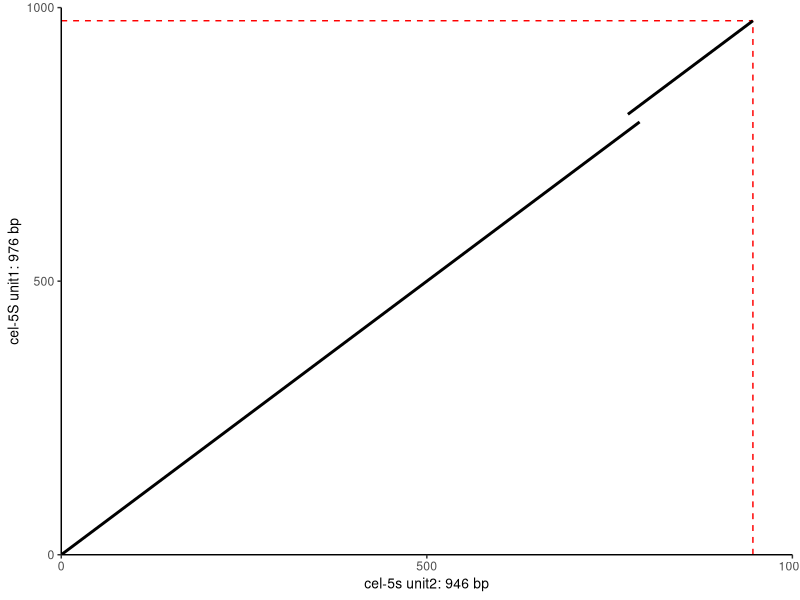
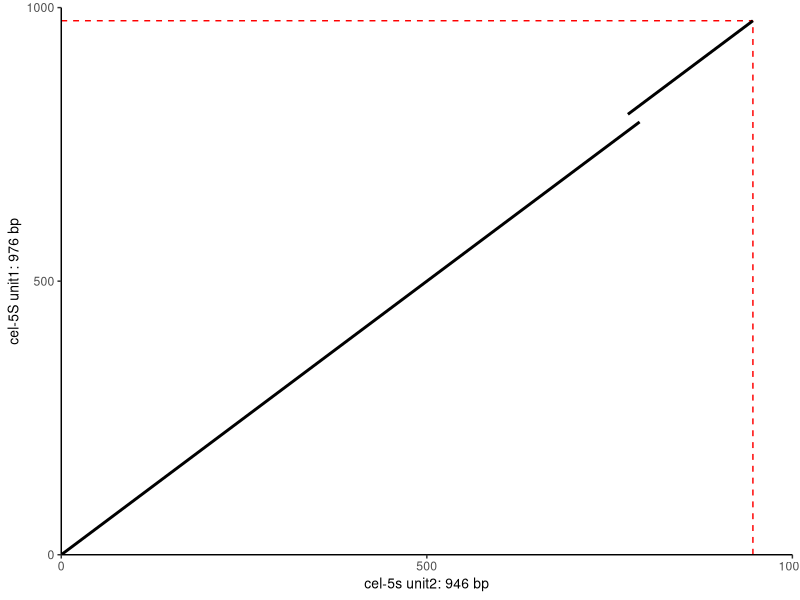

Source code (R) for these figures, in order:
library("ggplot2")
p<-ggplot()+
  xlab("cel-5s unit2: 946 bp")+
  ylab("cel-5S unit1: 976 bp")+
  scale_x_continuous(breaks=seq(0,1000,by=500),limits=c(0,1000),expand=c(0,0))+
  scale_y_continuous(breaks=seq(0,1000,by=500),limits=c(0,1000),expand=c(0,0))+
  geom_segment(aes(x=946,y=0,xend=946,yend=976),color="red",linetype="dashed",size=0.5)+
  geom_segment(aes(x=0,y=976,xend=946,yend=976),color="red",linetype="dashed",size=0.5)+
  theme(panel.grid.major = element_blank(), panel.grid.minor = element_blank(),
        panel.background = element_blank(), axis.line = element_line(colour = "black"),axis.title=element_text(size=10))+
  geom_segment(mapping = aes(x=0,y=0,xend=791,yend=791),size=1,color= "black",linetype=1)+
  geom_segment(mapping = aes(x=775,y=805,xend=946,yend=976),size=1,color= "black",linetype=1)
p
setwd("D:/16483960_drive/Project/Project2_rDNA/paper figure")
pdf("cel-5S unit1-cel-5S unit 2 dotplot.pdf",width=6,height = 6)
print(p)
dev.off()

